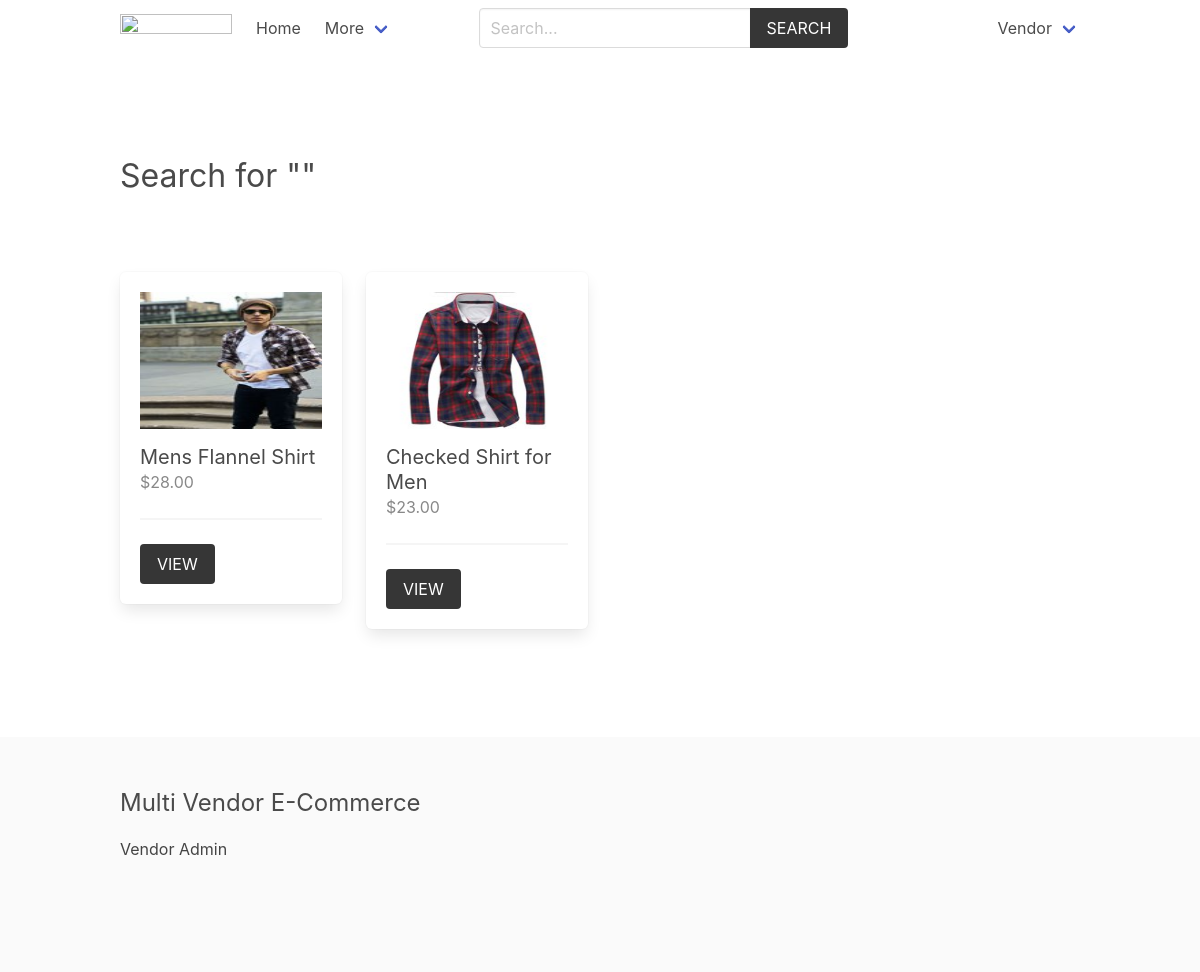
The page /product/search (signed in) on the database its author committed.
### vendor/models.py (models this page shows, shortened)
class Vendor(models.Model):
    name = models.CharField(max_length=255)
    created_at = models.DateTimeField(auto_now_add=True)
    created_by = models.OneToOneField(User, related_name='vendor', on_delete=models.CASCADE)
    class Meta:
        ordering = ['name']

### product/models.py (models this page shows, shortened)
class Product(models.Model):
    category = models.ForeignKey(Category, related_name='products', on_delete=models.CASCADE)
    vendor = models.ForeignKey(Vendor, related_name="products", on_delete=models.CASCADE)
    title = models.CharField(max_length=50)
    slug = models.SlugField(max_length=55)
    description = models.TextField(blank=True, null=True)
    price = models.DecimalField(max_digits=6, decimal_places=2)
    added_date = models.DateTimeField(auto_now_add=True)
    image = models.ImageField(upload_to='uploads/', blank=True, null=True)
    thumbnail = models.ImageField(upload_to='uploads/', blank=True, null=True) # Change uploads to thumbnails
    class Meta:
        ordering = ['-added_date']
    def get_thumbnail(self):
        if self.thumbnail:
            return self.thumbnail.url

### product/views.py (the view)
# urls.py: path('search', views.search, name="search"),
def search(request):
    query = request.GET.get('query', '') # second is default parameter which is empty
    products = Product.objects.filter(Q(title__icontains=query) | Q(description__icontains=query))
    return render(request, 'product/search.html', {'products':products, 'query': query})

### templates/product/search.html (shortened to what this page needs)
{% extends 'core/base.html' %}
{% block content %}
    <div class="columns is-multiline mb-6">
        <div class="column is-12 has-test-centered mt-6 mb-6">
            <h2 class="is-size-3"> Search for "{{query}}"</h2>
        </div>
        {% for product in products %}
            {% include 'product/parts/list_item.html' %}
        {% endfor %}
    </div>
{% endblock content %}

### templates/core/base.html (shortened to what this page needs)
{% load static %}
<!DOCTYPE html>
<html lang="en">
<head>
    <link rel="stylesheet" href="https://cdn.jsdelivr.net/npm/bulma@0.9.2/css/bulma.min.css">
    <link rel="stylesheet" href="{% static 'css/main.css' %}">
</head>
<body>
    <div class="container">
        <nav class="navbar" role="navigation" aria-label="main navigation">
            <div class="navbar-brand">
                <a class="navbar-item" href="{% url 'core:home' %}">
                <img src="https://bulma.io/images/bulma-logo.png" width="112" height="28">
                </a>
            </div>
            <div id="navbarBasicExample" class="navbar-menu">
                <div class="navbar-start">
                <a class="navbar-item" href="{% url 'core:home' %}">
                    Home
                </a>
                <div class="navbar-item has-dropdown is-hoverable">
                    <a class="navbar-link">
                    More
                    </a>
                </div>
                </div>
                <div class="navbar-start">
                    <div class="navbar-item">
                        <form method="get" action="{% url 'product:search' %}">
                            <div class="field has-addons">
                                <div class="control">
                                    <input type="search" name="query" id="" class="input" placeholder="Search...">
                                </div>
                                <div class="control">
                                    <button class="button is-dark is-uppercase">Search</button>
                                </div>
                            </div>
                        </form>
                    </div>
                </div>
                <div class="navbar-end">
                {% if request.user.is_authenticated %}
                <div class="navbar-item has-dropdown is-hoverable">
                    <a class="navbar-link is-capitalized">
                    {{user.vendor.name}}
                    </a>
                </div>
                {% endif %}
                </div>
            </div>
            </nav>
    </div>
    <section class="section">
        <div class="container">
            {% block content %}{% endblock content %}
        </div>
    </section>
    <footer class="footer">
        <div class="container">
            <h3 class="is-size-4 mb-4">Multi Vendor E-Commerce</h3>
            {% if request.user.is_authenticated %}
                <a href="{% url 'vendor:vendor-admin' %}">Vendor Admin</a>
            {% else %}
                <a href="{% url 'vendor:become-vendor' %}">Become a Vendor</a>
            {% endif %}
        </div>
    </footer>
</body>
</html>

### templates/product/parts/list_item.html
<div class="column is-3 product-list-item">
                <div class="box">
                    <figure class="image is-4by3 mb-4">
                        <img src="{{ product.get_thumbnail }}" alt="{{product.title}}">
                    </figure>
                    <h2 class="subtitle">{{product.title}}</h2>
                    <h3 class="price is-size-6 mb-5">${{product.price}}</h3>
                    <hr>
                    <a href="{% url 'product:product' product.category.slug product.slug %}" class="button is-dark is-uppercase">View</a>
                </div>
            </div>

### core/static/css/main.css (style rules this page uses)
.footer a { margin-bottom: 15px; display: inline-block; color: #444; }
.product-list-item .box .subtitle { margin-bottom: 0; }
.product-list-item .box .price { color: #888; }

### rows shown on the page
Product: get_thumbnail (picture), title "Mens Flannel Shirt", price "28.00"
Product: get_thumbnail (picture), title "Checked Shirt for Men", price "23.00"

### other values the page prints
{{ user.vendor.name }} "Vendor"
